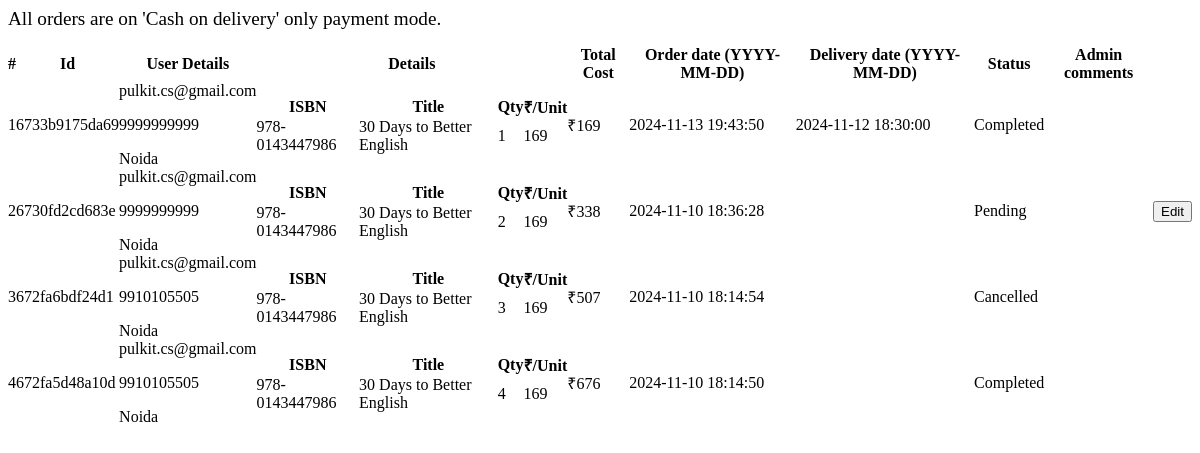
Page /manage-orders.php on the earlier database version.
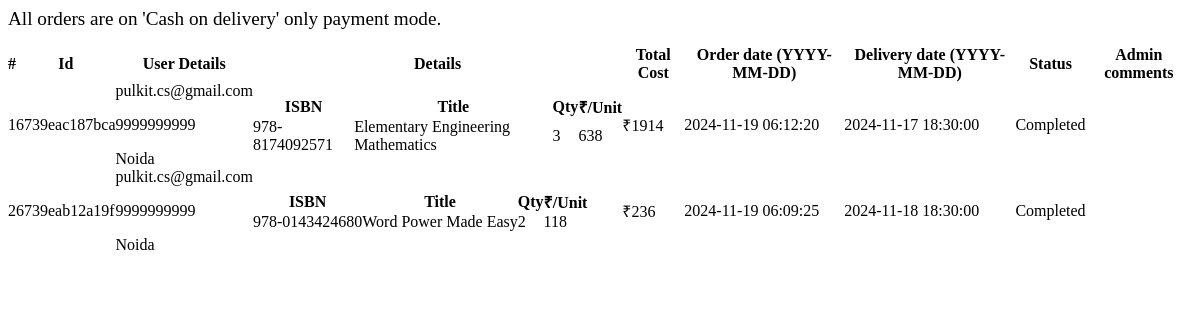
Same page on the later database version.
### tables this page shows
CREATE TABLE IF NOT EXISTS `orders` (
  `id` varchar(50) NOT NULL,
  `user` varchar(50) NOT NULL,
  `address` varchar(50) NOT NULL,
  `mobile` varchar(50) NOT NULL,
  `details` longtext NOT NULL,
  `status` enum('0','1','2','3') NOT NULL DEFAULT '0' COMMENT '0 = pending\r\n1 = Processing\r\n2 = Complete\r\n3 = Cancelled\r\n',
  `cost` int(11) NOT NULL,
  `order_date` timestamp NOT NULL DEFAULT current_timestamp() ON UPDATE current_timestamp(),
  `delivery_date` timestamp NULL DEFAULT NULL,
  `admin_comments` varchar(50) NOT NULL DEFAULT ''
);

### configs/app-config.php (called while the page is built)
<?php
 $URL = getenv('bmb_URL') ? getenv('bmb_URL') : "localhost";
 $DATABASE = getenv('bmb_DATABASE', true) ? getenv('bmb_DATABASE', true) : "bmb";
 $USERNAME = getenv('bmb_USERNAME', true) ? getenv('bmb_USERNAME', true) : "root";
 $PASSWORD = getenv('bmb_PASSWORD', true) ? getenv('bmb_PASSWORD', true) : "";
 $appConfig = array("url" => $URL, "database" => $DATABASE, "username" => $USERNAME, "password" => $PASSWORD);
?>

### classes/Database.php (called while the page is built, shortened)
<?php
  $parentDir = dirname(__DIR__);
  require_once(__DIR__."/Configuration.php");
  require_once($parentDir."/configs/app-config.php");
  class Database {
    private $conn;
    function __construct($appConfig) {
      $configurations = new Configuration($appConfig);
      $url = $configurations->getKey('url');
      $database = $configurations->getKey('database');
      $username = $configurations->getKey('username');
      $password = $configurations->getKey('password');
    }
    function init($url, $dbName, $username, $password) {
      try {
        $this->conn = new PDO("mysql:host=$url;dbname=$dbName", $username, $password);
        $this->conn->setAttribute(PDO::ATTR_ERRMODE, PDO::ERRMODE_EXCEPTION);
      }
      catch (PDOException $e) {
        echo "Connection failed: " . $e->getMessage();
      }
    }
    function executeSQL($sql) {
      try {
        $stmt = $this->conn->prepare($sql);
        $stmt->execute();
        $stmt->setFetchMode(PDO::FETCH_ASSOC);
        return $stmt->fetchAll();
      }
      catch(PDOException $e) {
        echo "Unable to execute query". $e->getMessage();
      }
    }
    function adminGetOrders() {
      $sql = "select * from orders ORDER BY order_date DESC";
      $result = $this->executeSQL($sql);
      return $result;
    }
  }
?>

### classes/Configuration.php (called while the page is built, shortened)
<?php
  class Configuration {
    private $keys;
    function __construct($configs) {
      $this->keys = $configs;
    }
    public function getKey($keyName) {
      return $this->keys[$keyName] ? $this->keys[$keyName] : getenv($keyName);
    }
  }
?>

### manage-orders.php (the view, shortened to what this page needs)
<?php
  require_once("./configs/app-config.php");
  require_once("./classes/Database.php");
  $db = new Database($appConfig);
  function ordersView($db) {
    $result = $db -> adminGetOrders();
    $count = sizeof($result);
    if($count === 0) return "<p>No Orders Found!</p>";
    else {
      $str = "
      <table class='table' border='0' cellspacing='0' cellpadding='0'>
        <thead>
          <tr>
            <th>#</th>
            <th>Id</th>
            <th>User Details</th>
            <th>Details</th>
            <th>Total Cost</th>
            <th>Order date (YYYY-MM-DD)</th>
            <th>Delivery date (YYYY-MM-DD)</th>
            <th>Status</th>
            <th>Admin comments</th>
            <th></th>
          </tr>
        </thead>
      <tbody>";
      for($i = 0; $i < $count; $i++) {
        $id = $result[$i]['id'];
        $user = $result[$i]['user'];
        $address = $result[$i]['address'];
        $mobile = $result[$i]['mobile'];
        $details = $result[$i]['details'];
        $cost = $result[$i]['cost'];
        $order_date = $result[$i]['order_date'];
        $delivery_date = $result[$i]['delivery_date'];
        $statusKey = $result[$i]['status'];
        $admin_comments = $result[$i]['admin_comments'];
        $serialNo = $i + 1;
        $status = '';
        switch($statusKey) {
          case '0':
            $status = 'Pending';
            break;
          case '2':
            $status = 'Completed';
            break;
          case '3':
            $status = 'Cancelled';
            break;
        }
        $cart = json_decode($details);
        $cartData = "<table class='table' border='0' cellspacing='0' cellpadding='0'>
          <thead>
            <tr>
              <th>ISBN</th>
              <th>Title</th>
              <th>Qty</th>
              <th>₹/Unit</th>
            </tr>
          </thead>
          <tbody>";
        $keys = array_keys(get_object_vars($cart));
        for($n = 0; $n < sizeof($keys); $n++) {
          $isbn = $keys[$n];
          $title = $cart->$isbn->title;
          $quantity = $cart->$isbn->quantity;
          $price = $cart->$isbn->price;
          $cartData.="<tr><td>".$isbn."</td><td>".$title."</td><td>".$quantity."</td><td>".$price."</td></tr>";
        }
        $cartData.= "</tbody></table>";
        $button = null;
        if($statusKey === '1' || $statusKey === '0') {
          $button = "<button type='button' class='edit-link' onclick='openDialog(event, `".$id."`, `".$statusKey."`, `".$delivery_date."`)'><i class='fa fa-pencil' aria-hidden='true'></i> Edit</button>";
        }
        $str.="
          <tr>
            <td>".$serialNo."</td>
            <td>".$id."</td>
            <td>
              <p>".$_SESSION['name']."</p>
              <p>".$user."</p>
              <p>".$mobile."</p>
              <p>".$address."</p>
            </td>
            <td>".$cartData."</td>
            <td>₹".$cost."</td>
            <td>".$order_date."</td>
            <td>".$delivery_date."</td>
            <td>".$status."</td>
            <td>".$admin_comments."</td>
            <td>".$button."</td>
          </tr>";
      };
      $str .= "</tbody></table>";
    }
    return $str;
  }
?>
<div>
  <section>
    <h3 style="margin-bottom: 1rem; font-size: 1.2rem; font-weight: 400">All orders are on 'Cash on delivery' only payment mode.</h3>
    <?php
      echo ordersView($db);
    ?>
  </section>
</div>

### manage-orders.php (style rules this page uses)
.table .table thead tr { background-color: var(--background-cream) !important; }

Differences in the rows shown:
removed orders: id "6733b9175da69", user "pulkit.cs@gmail.com", mobile "9999999999", address "Noida", cost "169", order_date "2024-11-13 19:43:50", delivery_date "2024-11-12 18:30:00", status "Completed"
removed orders: id "6730fd2cd683e", user "pulkit.cs@gmail.com", mobile "9999999999", address "Noida", cost "338", order_date "2024-11-10 18:36:28", status "Pending"
removed orders: id "672fa6bdf24d1", user "pulkit.cs@gmail.com", mobile "9910105505", address "Noida", cost "507", order_date "2024-11-10 18:14:54", status "Cancelled"
removed orders: id "672fa5d48a10d", user "pulkit.cs@gmail.com", mobile "9910105505", address "Noida", cost "676", order_date "2024-11-10 18:14:50", status "Completed"
added orders: id "6739eac187bca", user "pulkit.cs@gmail.com", mobile "9999999999", address "Noida", cost "1914", order_date "2024-11-19 06:12:20", delivery_date "2024-11-17 18:30:00", status "Completed"
added orders: id "6739eab12a19f", user "pulkit.cs@gmail.com", mobile "9999999999", address "Noida", cost "236", order_date "2024-11-19 06:09:25", delivery_date "2024-11-18 18:30:00", status "Completed"
Other differences:
$serialNo: "1 2 3 4" → "1 2"
text no longer shown: "ISBN ISBN ISBN ISBN Title Title Title Title Qty Qty Qty Qty ₹/Unit ₹/Unit ₹/Unit ₹/Unit ₹ ₹ ₹ ₹ Edit"
text now shown: "ISBN ISBN Title Title Qty Qty ₹/Unit ₹/Unit ₹ ₹"
new list line: "978-8174092571 Elementary Engineering Mathematics 3 638"
new list line: "978-0143424680 Word Power Made Easy 2 118"
list line gone: "978-0143447986 30 Days to Better English 1 169"
list line gone: "978-0143447986 30 Days to Better English 2 169"
list line gone: "978-0143447986 30 Days to Better English 3 169"
list line gone: "978-0143447986 30 Days to Better English 4 169"
